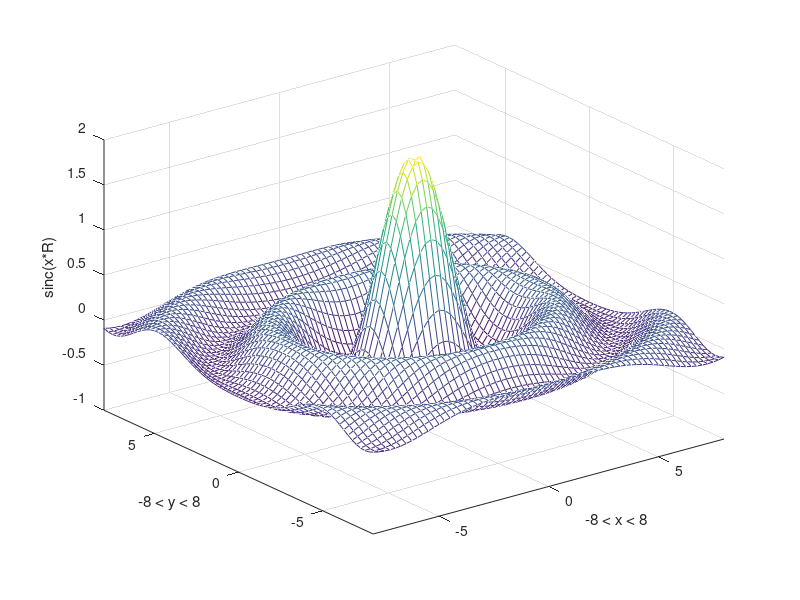

Write MATLAB code to recreate this figure.
%% MeshPlot.m
% A simple script with an anonymous function to plot a radial sinc function.
% Author: JD Emery
% Modified: Feb 18th 2017

%% Variable Declaration/Preallocation
a = 2;
b = 3;

%% Anonymous Functions
sinc2 = @(x,y) x*sin(y)./y;   %Define anonymous function sinc2 with inputs (x,y)

%% Script
[X,Y] = meshgrid(-20:.25:20); %Define the mesh calculation range.
R = sqrt(a*X.^2 + b*Y.^2);    %Define value R in terms of X,Y meshpoints.

%% Plot
f = figure; %Create figure and define handle.
set(f,'name','Sinc Function 2D','numbertitle','off') %Name figure

mesh(X,Y,sinc2(a,R),'LineWidth',0.3) %Plot [X,Y,Z] using mesh tool.
axis([-8 8 -8 8 -1 2]) %Set plotranges
xlabel('-8 < x < 8') % x-axis label
ylabel('-8 < y < 8') % y-axis label
zlabel('sinc(x*R)')  %z-axis label
